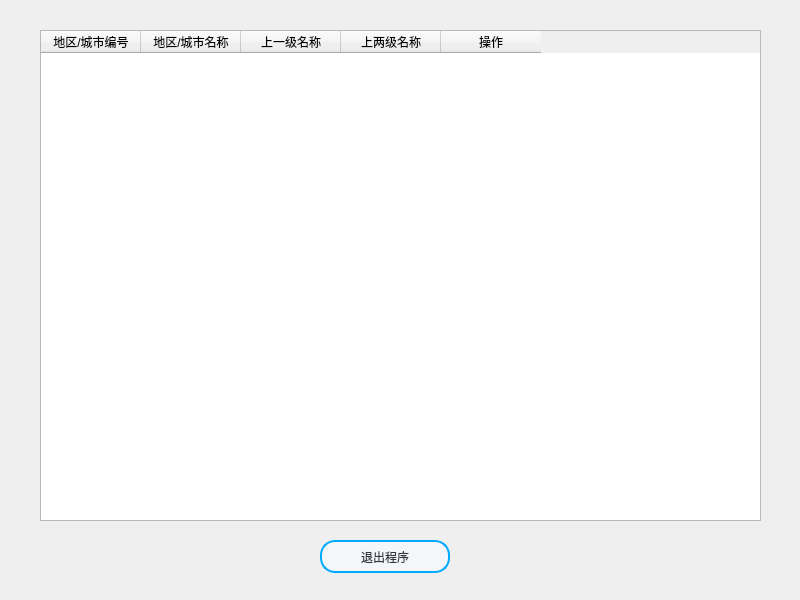
<?xml version="1.0" encoding="UTF-8"?>
<ui version="4.0">
 <class>CityChoose</class>
 <widget class="QWidget" name="CityChoose">
  <property name="geometry">
   <rect>
    <x>0</x>
    <y>0</y>
    <width>800</width>
    <height>600</height>
   </rect>
  </property>
  <property name="minimumSize">
   <size>
    <width>800</width>
    <height>600</height>
   </size>
  </property>
  <property name="maximumSize">
   <size>
    <width>800</width>
    <height>600</height>
   </size>
  </property>
  <property name="windowTitle">
   <string>Form</string>
  </property>
  <widget class="QTableWidget" name="cityForm">
   <property name="geometry">
    <rect>
     <x>40</x>
     <y>30</y>
     <width>721</width>
     <height>491</height>
    </rect>
   </property>
   <property name="autoFillBackground">
    <bool>true</bool>
   </property>
   <column>
    <property name="text">
     <string>地区/城市编号</string>
    </property>
   </column>
   <column>
    <property name="text">
     <string>地区/城市名称</string>
    </property>
   </column>
   <column>
    <property name="text">
     <string>上一级名称</string>
    </property>
   </column>
   <column>
    <property name="text">
     <string>上两级名称</string>
    </property>
   </column>
   <column>
    <property name="text">
     <string>操作</string>
    </property>
   </column>
  </widget>
  <widget class="QPushButton" name="close">
   <property name="geometry">
    <rect>
     <x>320</x>
     <y>540</y>
     <width>130</width>
     <height>33</height>
    </rect>
   </property>
   <property name="styleSheet">
    <string notr="true">/**正常情况下样式**/
QPushButton{
	font: 10pt &quot;微软雅黑&quot;;
    color: #2f3640;
    background-color: #f5f6fa;
    border-color: rgb(0, 170, 255);
    border-radius: 15px;
    border-style: solid;
    border-width: 2px;
    padding: 5px;
}

/**鼠标停留在按钮上的样式**/
QPushButton::hover{	
    color: #FFFFFF;
    background-color:rgb(0, 170, 255);
    border-color:rgb(0, 170, 255);
}

/**鼠标按压下去的样式**/
QPushButton::pressed,QPushButton::checked{
    color: #FFFFFF;
    background-color: qlineargradient(spread:pad, x1:0, y1:0, x2:0, y2:1, stop:0 #273c75, stop:1 #487eb0);
}

/**按钮失能情况下样式**/
QPushButton::disabled{
    color: #FFFFFF;
    background-color: #dcdde1;
    border-color: #dcdde1;
}</string>
   </property>
   <property name="text">
    <string>退出程序</string>
   </property>
  </widget>
 </widget>
 <resources/>
 <connections/>
</ui>
